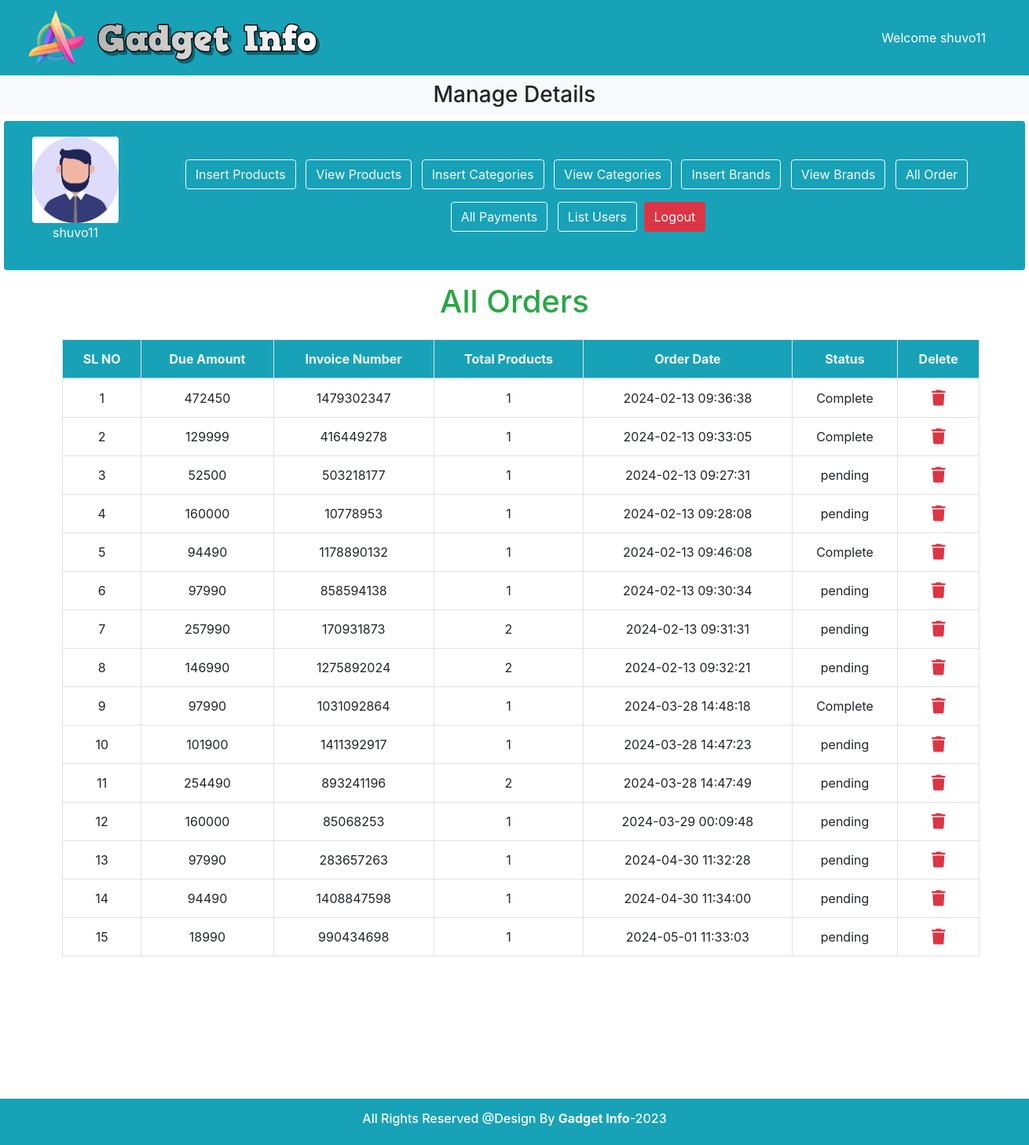
/admin_area/index.php?list_orders (signed in), run on the app's committed database.
### tables this page shows
CREATE TABLE `admin_table` (
  `user_id` int(11) NOT NULL,
  `username` varchar(100) NOT NULL,
  `user_email` varchar(100) NOT NULL,
  `user_password` varchar(255) NOT NULL,
  `user_images` varchar(255) NOT NULL,
  `user_ip` varchar(100) NOT NULL,
  `user_address` varchar(255) NOT NULL,
  `user_mobile` varchar(255) NOT NULL
);

CREATE TABLE `user_orders` (
  `order_id` int(11) NOT NULL,
  `user_id` int(11) NOT NULL,
  `amount_due` int(255) NOT NULL,
  `invoice_number` int(255) NOT NULL,
  `total_products` int(255) NOT NULL,
  `order_date` timestamp NOT NULL DEFAULT current_timestamp() ON UPDATE current_timestamp(),
  `order_status` varchar(255) NOT NULL
);

### admin_area/list_orders.php (the view, shortened to what this page needs)
<h1 class="text-success text-center">All Orders</h1>
<table class="table table-bordered mt-4 mb-6 ml-2">
    <?php
    $get_orders = "SELECT * FROM user_orders";
    $result = mysqli_query($con, $get_orders);
    $row_count = mysqli_num_rows($result);
    if($row_count == 0){
        echo "<td colspan='7'><h2 class='text-danger text-center mt-5'>No Orders Yet</h2></td>";
    } else {
        echo "<thead class='bg-info'>
        <tr class='text-light text-center'>
        <th>SL NO</th>
        <th>Due Amount</th>
        <th>Invoice Number</th>
        <th>Total Products</th>
        <th>Order Date</th>
        <th>Status</th>
        <th>Delete</th>
    </tr>
</thead>
<tbody class='text-center'> ";
        $number = 0;
        while($row_data = mysqli_fetch_assoc($result)){
            $order_id = $row_data['order_id'];
            $amount_due = $row_data['amount_due'];
            $invoice_number = $row_data['invoice_number'];
            $total_products = $row_data['total_products'];
            $order_date = $row_data['order_date'];
            $order_status = $row_data['order_status'];
            $number++;
            ?>
                <tr>
                    <td> <?php echo $number;?></td>
                    <td> <?php echo $amount_due;?></td>
                    <td> <?php echo $invoice_number;?></td>
                    <td> <?php echo $total_products;?></td>
                    <td> <?php echo $order_date;?></td>
                    <td> <?php echo $order_status;?></td>
                    <td class='align-middle'><a href='index.php?delete_order=<?php echo $order_id ?>' class='text-danger'><i class='fa-solid fa-trash fa-lg'></i></a></td>
                </tr>
    <?php
            }
        }
    ?>
    </tbody>
</table>

### admin_area/index.php (shortened to what this page needs)
<?php
include('../functions/common_function.php');
?>
<!DOCTYPE html>
<html lang="en">
<head>
    <link rel="stylesheet" href="https://cdn.jsdelivr.net/npm/bootstrap@4.4.1/dist/css/bootstrap.min.css">
    <link rel="stylesheet" href="https://cdnjs.cloudflare.com/ajax/libs/font-awesome/6.5.1/css/all.min.css">
    <link rel="stylesheet" href="../style.css">
</head>
<body>
    <div class="container-fluid p-0">
        <nav class="navbar navbar-expand-lg navbar-light bg-info">
            <div class="container-fluid">
            <div class="d-flex ">
            <img src="../images/Logo0.png" alt="" style="width:80px;height:80px;" class="mr-2">
            <a class="mt-3" href="index.php"><img src="../images/Logo.png" alt="HTML tutorial" style="width:293px;height:62px;"></a>
</div>
                <nav class="navbar navbar-expand-lg">
                    <ul class="navbar-nav">
                        <li class="nav-item">
                            <a href="" class="text-white"><?php
if(!isset($_SESSION['username'])){
  echo "
  <a class='text-white' href='#'>Welcome Guest</a>
";
}else{
  echo "
  <a class='nav-link text-white' href='#'> Welcome ".$_SESSION['username']."</a>
  ";
}
?></a>
                        </li>
                    </ul>
                </nav>
            </div>
        </nav>
        <div class="bg-light">
            <h3 class="text-center p-2">Manage Details</h3>
        </div>
        <div class="row">
            <div class="col-md 12 bg-info p-1 d-flex align-items-center rounded">
                <div class="p-3 ml-3">
                    <?php
                    $username=$_SESSION['username'];
                    $user_image=" Select * from `admin_table` where username='$username'";
                    $result_image=mysqli_query($con,$user_image);
                    $row_image=mysqli_fetch_array($result_image);
                    $user_image=$row_image['user_images'];
                    echo "
                    <a href='#'><img src='./product_images/$user_image' alt='' class='rounded'  style='height:110px'></a>
                    ";
                    ?>
                    <h class=" ">
                        <?php
                        if(!isset($_SESSION['username'])){
                        echo "
                        <p class='text-light text-center' href='#'>Admin Name</p>
                        ";
                        }else{
                        echo "
                        <p class='text-light text-center' href='#'> ".$_SESSION['username']."</p>
                        ";
                        }
                        ?>
                    </h>
                </div>
                <div class="button adbutton text-center ">
            <a class="btn btn-outline-light mx-1 my-2" href="insert_product.php">Insert Products</a>
            <a class="btn btn-outline-light mx-1 my-2" href="index.php?view_products">View Products</a>
            <a class="btn btn-outline-light mx-1 my-2" href="index.php?insert_category">Insert Categories</a>
            <a class="btn btn-outline-light mx-1 my-2" href="index.php?view_categories">View Categories</a>
            <a class="btn btn-outline-light mx-1 my-2" href="index.php?insert_brand">Insert Brands</a>
            <a class="btn btn-outline-light mx-1 my-2" href="index.php?view_brands">View Brands</a>
            <a class="btn btn-outline-light mx-1 my-2" href="index.php?list_orders">All Order</a>
            <a class="btn btn-outline-light mx-1 my-2" href="index.php?list_payments">All Payments</a>
            <a class="btn btn-outline-light mx-1 my-2" href="index.php?list_users">List Users</a>
            <?php if(!isset($_SESSION['username'])){
  echo "
  <a class=' btn-outline-light' href='admin_login.php'> Logout</a>
   ";
}else{
  echo "
  <a class='btn btn-danger' href='admin_logout.php'> Logout</a>
   ";
}
?>
          </div>
            </div>
        </div>
        <div class="container my-3 mb-5 ">
            <?php
            if(isset($_GET['list_orders'])){
                include('list_orders.php');
            }
            ?>
        </div>
        <div class="fixed-bottom ">
    <div class="bg-info p-3 text-center text-white">
        <h6>All Rights Reserved @Design By <b>Gadget Info</b>-2023</h6>
    </div>
</body>
</html>

### style.css (style rules this page uses)
* { margin: 0; padding: 0; box-sizing: border-box; }
.mb-6 { margin-bottom:5rem; }
.mb-6 { margin-bottom:15rem; }
.row { width: 1300px; margin: auto; overflow: hidden; text-align: center; }
img { height: 70px; }
.container { max-width: 1200px; padding: 0 1rem; margin: 0 auto; }

### data on the page
admin_table: user_images (picture)
user_orders: amount_due "472450", invoice_number "1479302347", total_products "1", order_date "2024-02-13 09:36:38", order_status "Complete"
user_orders: amount_due "129999", invoice_number "416449278", total_products "1", order_date "2024-02-13 09:33:05", order_status "Complete"
user_orders: amount_due "52500", invoice_number "503218177", total_products "1", order_date "2024-02-13 09:27:31", order_status "pending"
user_orders: amount_due "160000", invoice_number "10778953", total_products "1", order_date "2024-02-13 09:28:08", order_status "pending"
user_orders: amount_due "94490", invoice_number "1178890132", total_products "1", order_date "2024-02-13 09:46:08", order_status "Complete"
user_orders: amount_due "97990", invoice_number "858594138", total_products "1", order_date "2024-02-13 09:30:34", order_status "pending"
user_orders: amount_due "257990", invoice_number "170931873", total_products "2", order_date "2024-02-13 09:31:31", order_status "pending"
user_orders: amount_due "146990", invoice_number "1275892024", total_products "2", order_date "2024-02-13 09:32:21", order_status "pending"
user_orders: amount_due "97990", invoice_number "1031092864", total_products "1", order_date "2024-03-28 14:48:18", order_status "Complete"
user_orders: amount_due "101900", invoice_number "1411392917", total_products "1", order_date "2024-03-28 14:47:23", order_status "pending"
user_orders: amount_due "254490", invoice_number "893241196", total_products "2", order_date "2024-03-28 14:47:49", order_status "pending"
user_orders: amount_due "160000", invoice_number "85068253", total_products "1", order_date "2024-03-29 00:09:48", order_status "pending"
user_orders: amount_due "97990", invoice_number "283657263", total_products "1", order_date "2024-04-30 11:32:28", order_status "pending"
user_orders: amount_due "94490", invoice_number "1408847598", total_products "1", order_date "2024-04-30 11:34:00", order_status "pending"
user_orders: amount_due "18990", invoice_number "990434698", total_products "1", order_date "2024-05-01 11:33:03", order_status "pending"

### other printed values
$_SESSION['username'] "shuvo11"
